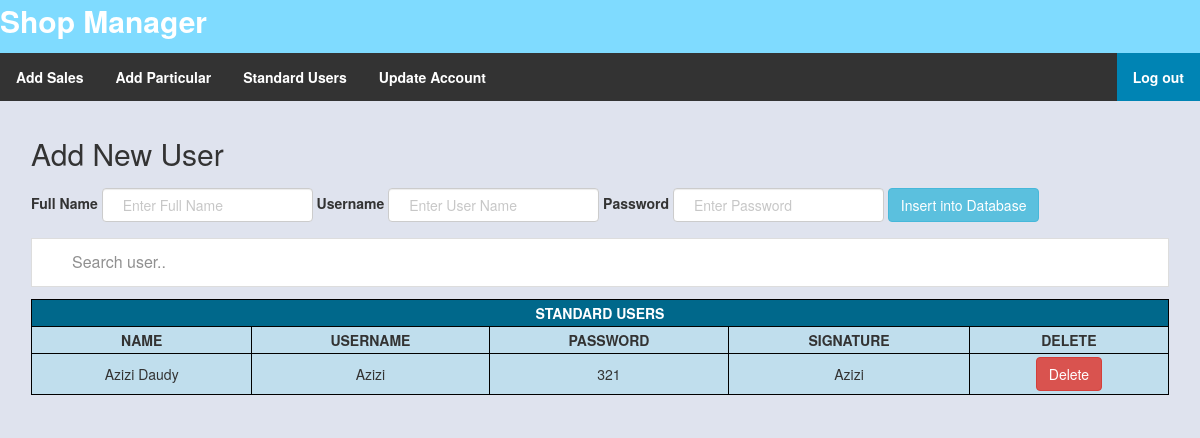
/standard_users.php, run on the app's committed database.
### tables this page shows
CREATE TABLE IF NOT EXISTS `standard_users` (
  `user_id` int(22) NOT NULL AUTO_INCREMENT,
  `fullname` varchar(255) NOT NULL,
  `username` varchar(255) NOT NULL,
  `password` varchar(255) NOT NULL,
  PRIMARY KEY (`user_id`)
);

### standard_users.php (the view, shortened to what this page needs)
<!DOCTYPE html>
<html>
<link rel="stylesheet" href="Styles/w3.css">
<link rel="stylesheet" href="Styles/w3-theme-teal.css">
<link rel="stylesheet" href="Styles/font-awesome.min.css">
<link rel="stylesheet" href="Styles/bootstrap.min.css" >
<body style="background-color:#dfe3ee">
<div style="background-color:#7FDBFF; font-weight: bold; color:white;">
<section>
<p style="font-size:30px;">Shop Manager</p>
<ul>
  <li><a style="text-decoration:none" href="my_shop_manager.php">Add Sales</a></li>
  <li><a style="text-decoration:none" href="particulars.php">Add Particular</a></li>
  <li><a style="text-decoration:none" href="standard_users.php">Standard Users</a></li>
	  <li><a style="text-decoration:none" href="update_account.php">Update Account</a></li>
  <li style="float:right"><a style="text-decoration:none" class="active" href="logout.php">Log out</a></li>
</ul>
</section>
</div>
<div class="container">
  <h2>Add New User</h2>
  <form class="form-inline" action="standard_users.php" method="POST">
    <div class="form-group">
      <label for="email">Full Name</label>
      <input type="text" class="form-control" id="usr" placeholder="Enter Full Name" name="fname" required>
    </div>
    <div class="form-group">
      <label for="pwd">Username</label>
      <input type="text" class="form-control" id="usr" placeholder="Enter User Name" name="uname" required>
	  <label for="pwd">Password</label>
	   <input type="password" class="form-control" id="usr" placeholder="Enter Password" name="pass" required>
	     <input type="submit" name="submit" value="Insert into Database" class="btn btn-info"></button>
    </div>
  </form>
<input type="text" id="myInput" onkeyup="myFunction()" placeholder="Search user.." title="Type in a name">
<table width="100%" border="2" id="myTable">
<tr>
<th colspan="9" style="background-color:#00688B; color:white;">STANDARD USERS</th>
</tr>
<tr><th>NAME</th><th>USERNAME</th><th>PASSWORD</th><th>SIGNATURE</th><th>DELETE</th>
</tr>
<?php
include 'database_config3.php';
  $sql = "SELECT * FROM standard_users";
   $retval = mysql_query( $sql, $conn );
   while($row = mysql_fetch_array($retval, MYSQL_ASSOC)) {
 echo "<tr><td>".$row['fullname']."</td><td>".$row['username']."</td><td>".$row['password']."</td><td>".$row['username'];
echo '</td><td><a class="btn btn-danger" href="deleteuser.php?id='.$row['fullname'].'">Delete</a>';
   }
?>
</table>
</div>
</html>

### Styles/w3.css (style rules this page uses)
*,*:before,*:after { box-sizing:inherit }
html { -ms-text-size-adjust:100%;-webkit-text-size-adjust:100% }
body { margin:0 }
article,aside,details,figcaption,figure,footer,header,main,menu,nav,section,summary { display:block }
a { background-color:transparent;-webkit-text-decoration-skip:objects }
button,input,select,textarea { font:inherit;margin:0 }
button,input { overflow:visible }
button,html [type=button],[type=reset],[type=submit] { -webkit-appearance:button }
html,body { font-family:Verdana,sans-serif;font-size:15px;line-height:1.5 }
html { overflow-x:hidden }
h1,h2,h3,h4,h5,h6,.w3-slim,.w3-wide { font-family:"Segoe UI",Arial,sans-serif }
h2 { font-size:30px }
h1,h2,h3,h4,h5,h6 { font-weight:400;margin:10px 0 }
a { color:inherit }

### standard_users.php (style rules this page uses)
input[type=text], input[type=password] { width: 100%; padding: 12px 20px; margin: 8px 0; display: inline-block; border: 1px solid #ccc; box-sizing: border-box; }
.container { padding: 16px; }
ul { list-style-type: none; margin: 0; padding: 0; overflow: hidden; background-color: #333; }
li { float: left; }
li a { display: block; color: white; text-align: center; padding: 14px 16px; text-decoration: none; }
.active { background-color: #0084b4; }
* { box-sizing: border-box; }
#myInput { background-image: url('/css/searchicon.png'); background-position: 10px 10px; background-repeat: no-repeat; width: 100%; font-size: 16px; padding: 12px 20px 12px 40px; border: 1px solid #ddd; margin-bottom: 12px; }
#myTable { border-collapse: collapse; width: 100%; border: 1px solid black; }
#myTable th, #myTable td { text-align: center; padding: 3px; background-color:#c0deed; }
#myTable tr { border-bottom: 1px solid black; }

### data on the page
standard_users: fullname "Azizi Daudy", username "Azizi", password "321"
